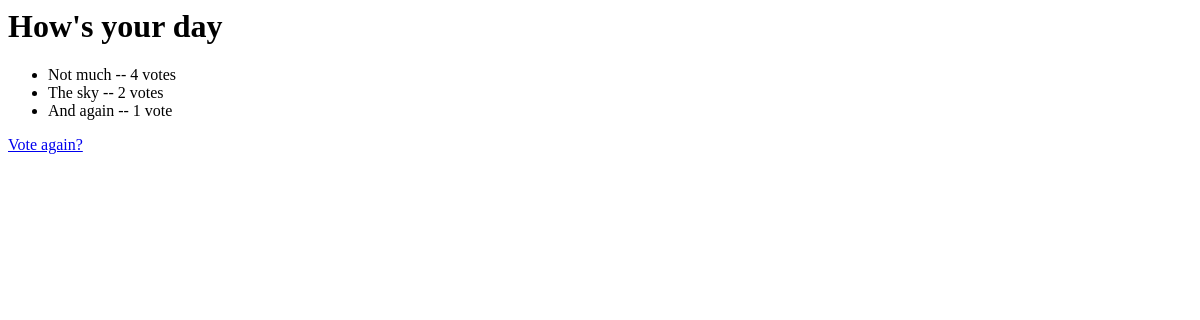
/polls/1/results/, run on an earlier commit of the app's database.
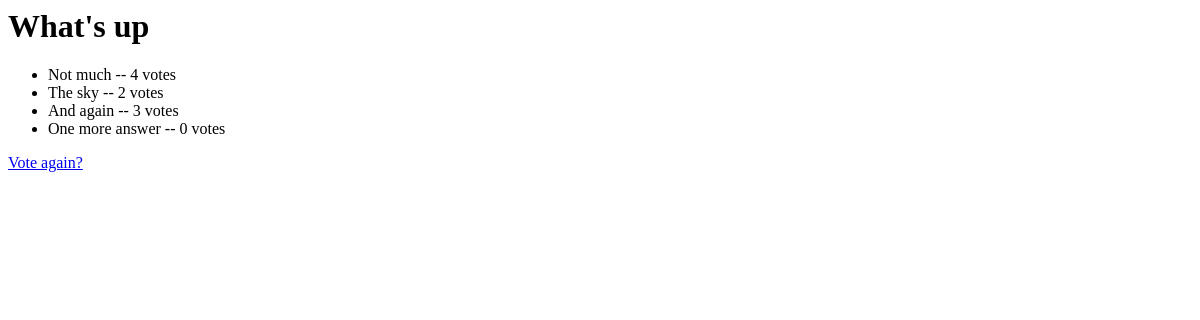
And on a later commit of the database.
### polls/models.py (models this page shows, shortened)
class Question(models.Model):
    question_text = models.CharField(max_length=200)
    pub_date = models.DateTimeField('date published')

class Choice(models.Model):
    question = models.ForeignKey(Question, on_delete=models.CASCADE)
    choice_text = models.CharField(max_length=200)
    votes = models.IntegerField(default=0)

### polls/views.py (the view)
# urls.py: path('<int:question_id>/results/', views.results, name='results'),
def results(request, question_id):
    question = get_object_or_404(Question, pk=question_id)
    return render(request, 'polls/results.html', {'question': question})

### polls/templates/polls/results.html
<h1>{{ question.question_text }}</h1>
<ul>
{% for choice in question.choice_set.all %}
    <li>{{ choice.choice_text }} -- {{ choice.votes }} vote{{ choice.votes|pluralize }}</li>
{% endfor %}
</ul>
<a href="{% url 'polls:detail' question.id %}">Vote again?</a>

What changed in the data, as far as the page shows it:
changed Question: question_text "How's your day" → "What's up"
changed Choice "And again": votes "1" → "3"
added Choice: choice_text "One more answer", votes "0"
